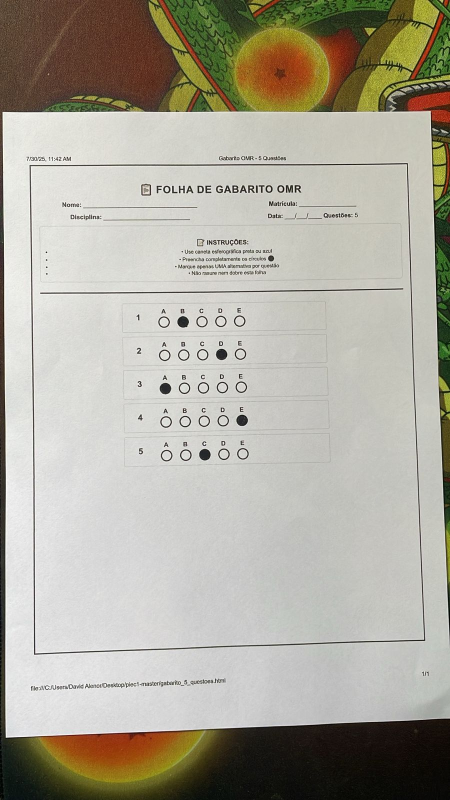
#> input picture gabaritos para teste/G5-P.jpg, 900 x 1600 px (shown at 1/2 size)
$ python test_grid_approach.py
#> lines starting #> are read from the running program, lines starting #| are printed output that depends on the picture; after the words box and inside, x2 and y2 are one past the last pixel; in counts of white or black regions, pixels touching at a corner belong together
"""
Script para processar a imagem G5-P.jpg usando abordagem de grade fixa
Pode ser mais eficaz para folhas OMR com formato padronizado
"""

import os
import cv2
import numpy as np
import sys
import json

# Adicionar o diretório do projeto ao path
sys.path.append(os.path.join(os.path.dirname(__file__), '..'))


def process_grid_approach(image_path):
    """
    Processa uma imagem OMR usando abordagem de grade fixa
    Esta abordagem funciona melhor quando o gabarito tem posições fixas
    """
    # Carregar e preprocessar a imagem
    image = cv2.imread(image_path)
#> image is the input picture: shape (1600, 900, 3); mean B, G, R 157.6, 170.2, 173.8
    if image is None:
        print(f"Não foi possível carregar a imagem: {image_path}")
        return []

    # Redimensionar para tamanho padrão
    image = cv2.resize(image, (800, 1100))
#> image: shape (1100, 800, 3)

    # Converter para escala de cinza
    gray = cv2.cvtColor(image, cv2.COLOR_BGR2GRAY)

    # Melhorar contraste
    clahe = cv2.createCLAHE(clipLimit=2.0, tileGridSize=(8, 8))
    enhanced = clahe.apply(gray)
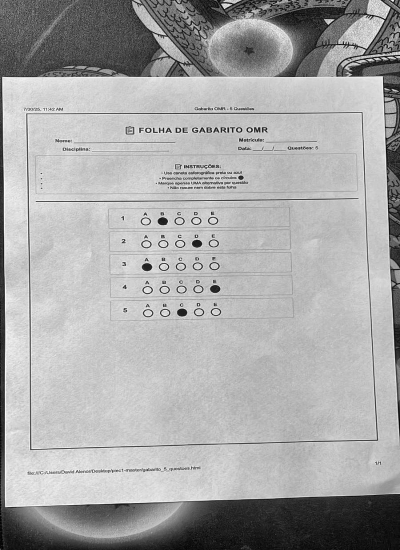
#> enhanced: shape (1100, 800) (shown at 1/2 size); min 1, max 254, mean 167.7

    # Aplicar filtro Gaussiano para reduzir ruído
    blurred = cv2.GaussianBlur(enhanced, (5, 5), 0)

    # Aplicar threshold adaptativo
    thresh = cv2.adaptiveThreshold(
        blurred, 255, cv2.ADAPTIVE_THRESH_GAUSSIAN_C,
        cv2.THRESH_BINARY_INV, 13, 3
    )
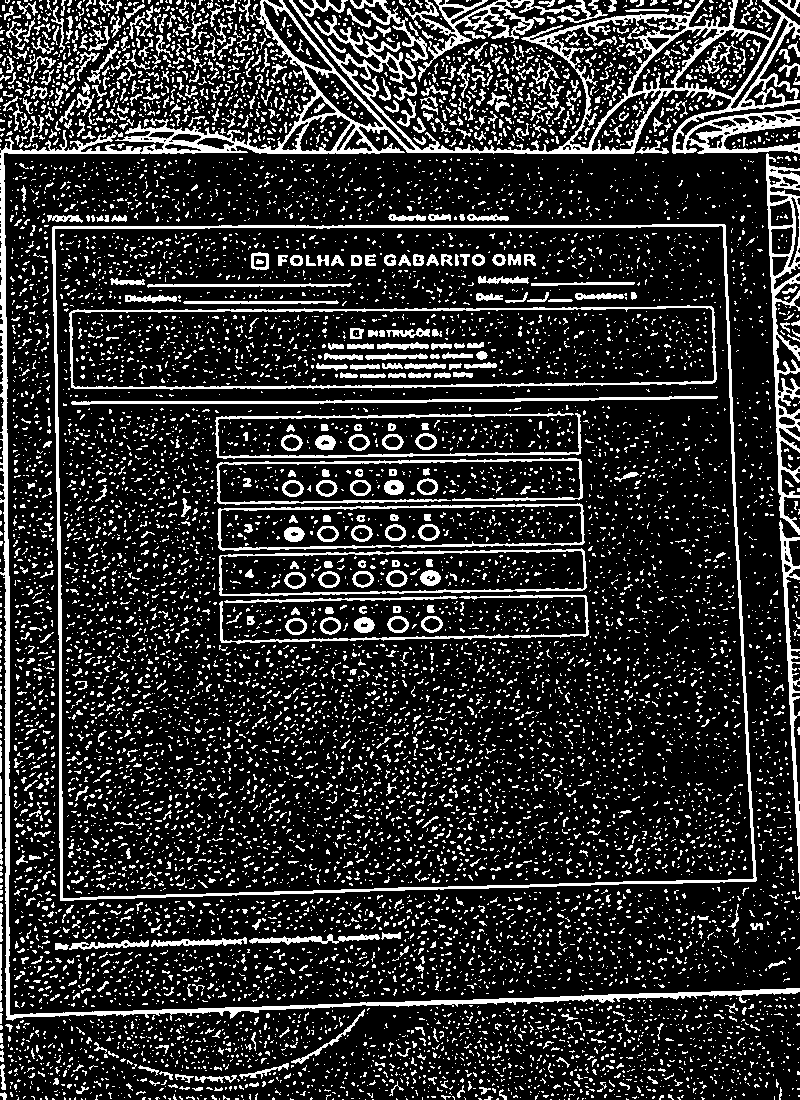
#> thresh: shape (1100, 800); 18% white; 10919 white regions (10047 under 20 px), largest, box (x1, y1, x2, y2) and area: (0, 0, 800, 1021) 25763, (52, 224, 757, 901) 8216, (766, 153, 800, 535) 3876

    # Definir regiões de interesse para cada questão (ajustar conforme a imagem)
    # Formato: [y_start, y_end, [x_positions para A, B, C, D, E]]
    # Estas coordenadas precisam ser ajustadas para corresponder ao layout do gabarito
    roi_regions = [
        # Questão 1
        [450, 500, [430, 480, 530, 580, 630]],
        # Questão 2
        [510, 560, [430, 480, 530, 580, 630]],
        # Questão 3
        [570, 620, [430, 480, 530, 580, 630]],
        # Questão 4
        [630, 680, [430, 480, 530, 580, 630]],
        # Questão 5
        [690, 740, [430, 480, 530, 580, 630]],
    ]

    # Criar diretório de debug
    debug_dir = os.path.join(os.path.dirname(__file__), '..', 'debug_omr')
    os.makedirs(debug_dir, exist_ok=True)

    # Salvar imagem threshold
    cv2.imwrite(os.path.join(debug_dir, "threshold_grid.jpg"), thresh)

    # Verificar cada região e detectar marcação
    detected_answers = []
    circle_radius = 20  # Ajustar conforme o tamanho das bolhas

    # Criar uma cópia da imagem para visualização
    debug_image = cv2.cvtColor(thresh.copy(), cv2.COLOR_GRAY2BGR)

    for q_idx, (y_start, y_end, x_positions) in enumerate(roi_regions):
        max_filled = 0
        answer_idx = -1

        for alt_idx, x_center in enumerate(x_positions):
            # Criar uma máscara circular
            y_center = (y_start + y_end) // 2
            mask = np.zeros(thresh.shape, dtype=np.uint8)
            cv2.circle(mask, (x_center, y_center), circle_radius, 255, -1)

            # Aplicar máscara e contar pixels preenchidos
            masked = cv2.bitwise_and(thresh, thresh, mask=mask)
            filled_pixels = cv2.countNonZero(masked)

            # Desenhar círculo na imagem de debug
            color = (0, 0, 255) if filled_pixels > max_filled else (0, 255, 0)
            cv2.circle(debug_image, (x_center, y_center), circle_radius, color, 2)
            cv2.putText(debug_image, f"{filled_pixels}", (x_center - 10, y_center - 25),
                        cv2.FONT_HERSHEY_SIMPLEX, 0.5, color, 1)

            print(f"Q{q_idx+1}, Alt {chr(65+alt_idx)}: {filled_pixels} pixels")

            # Atualizar se for a alternativa mais preenchida
            if filled_pixels > max_filled:
                max_filled = filled_pixels
                answer_idx = alt_idx

        # Adicionar resposta detectada
        if answer_idx != -1 and max_filled > 30:  # Ajustar este limite conforme necessário
            detected_answers.append(chr(65 + answer_idx))
        else:
            detected_answers.append('')
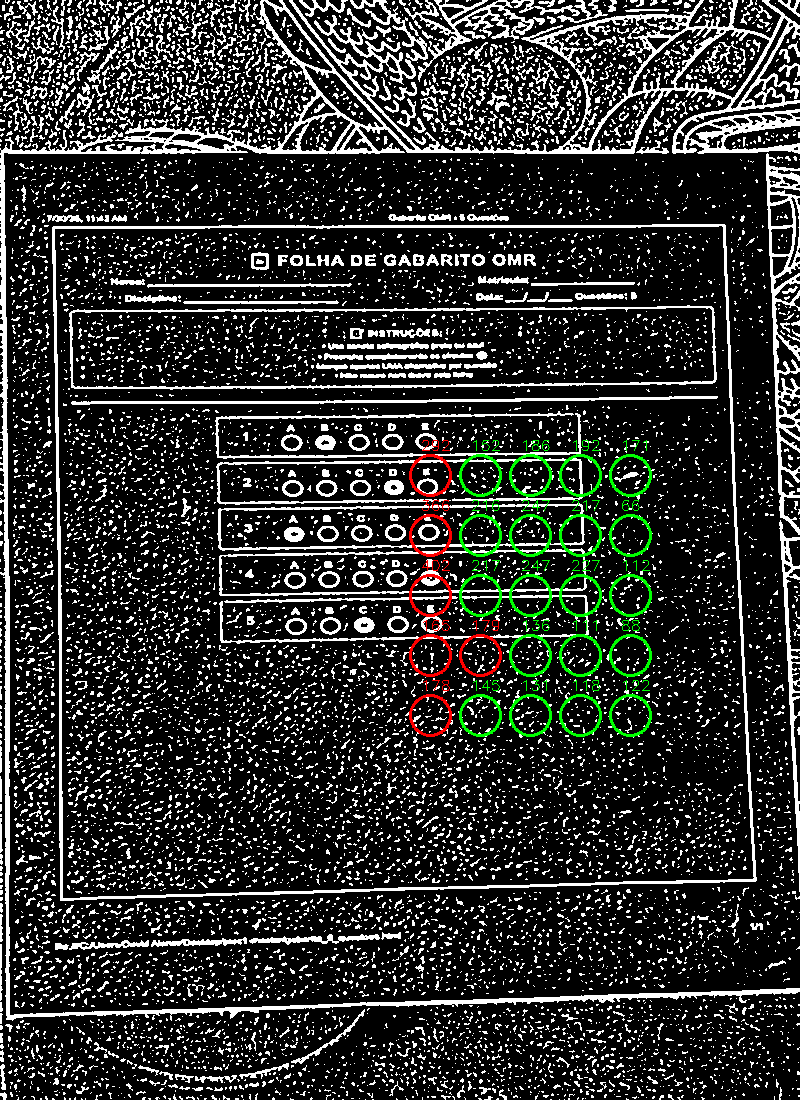
#> debug_image: shape (1100, 800, 3); mean B, G, R 45.4, 47.8, 46.2
#> mask: shape (1100, 800); 0.14% white; 1 white region, box (x1, y1, x2, y2) and area: (610, 695, 651, 736) 1257
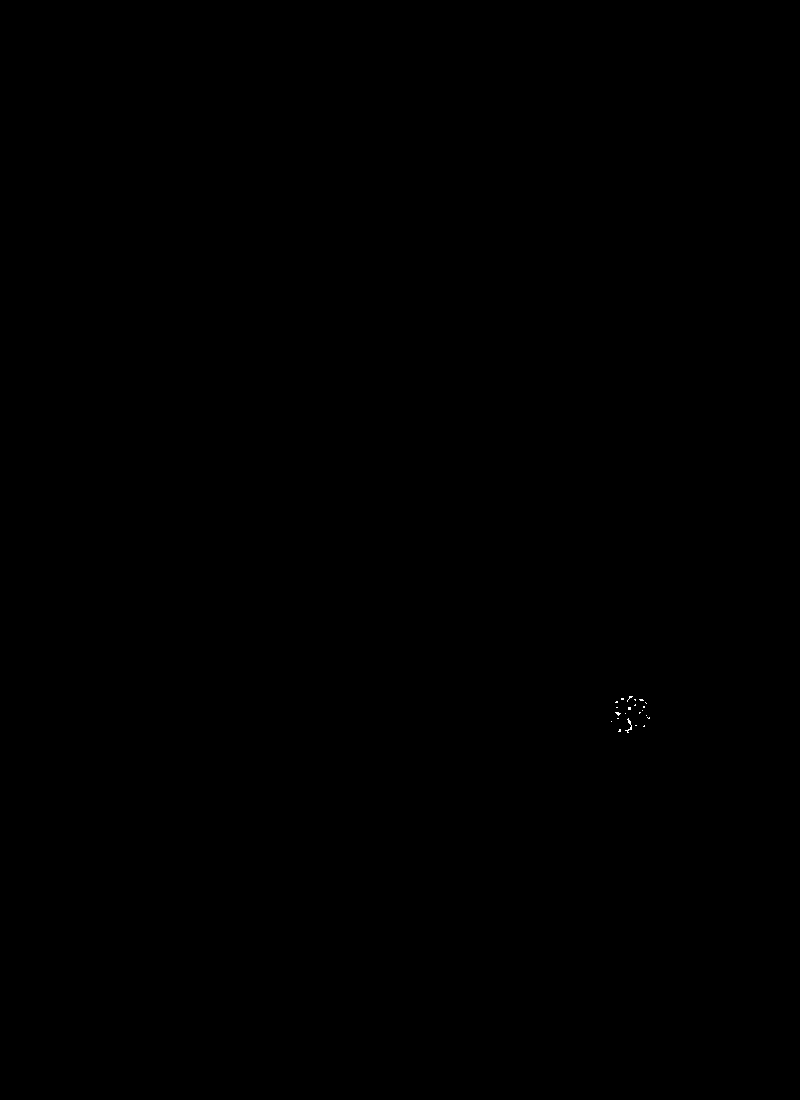
#> masked: shape (1100, 800); 0.01% white in thin lines or dots, all inside (x1, y1, x2, y2) = (611, 696, 650, 733)
#> after the loop, detected_answers = ['A', 'A', 'A', 'B', 'A']

    # Salvar imagem de debug
    cv2.imwrite(os.path.join(debug_dir, "debug_grid.jpg"), debug_image)

    return detected_answers


if __name__ == "__main__":
    print("=== Teste com Abordagem de Grade Fixa ===")

    # Verificar se foi passado caminho da imagem como argumento
    if len(sys.argv) > 1:
        image_path = sys.argv[1]
    else:
        # Usar um dos arquivos de teste disponíveis
        gabaritos_path = os.path.join(os.path.dirname(__file__), '..', 'gabaritos para teste')
        if os.path.exists(gabaritos_path):
            image_path = os.path.join(gabaritos_path, 'G5-P.jpg')  # Usar gabarito de 5 questões como padrão
        else:
            print("Caminho para imagem não fornecido e pasta de gabaritos não encontrada")
            sys.exit(1)

    print(f"Processando imagem: {image_path}")
    answers = process_grid_approach(image_path)
#> answers = ['A', 'A', 'A', 'B', 'A']
    print(f"Respostas detectadas: {answers}")
#| Respostas detectadas: ['A', 'A', 'A', 'B', 'A']
    print("=== Fim do teste ===")

$ run again, with gabaritos para teste/G10-P.jpg copied over gabaritos para teste/G5-P.jpg
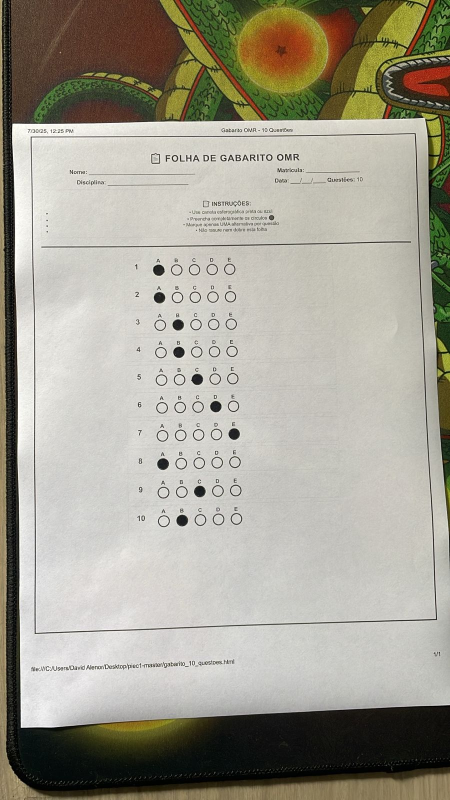
#> input picture gabaritos para teste/G10-P.jpg, 900 x 1600 px (shown at 1/2 size)
#> in process_grid_approach, image is the input picture: shape (1600, 900, 3); mean B, G, R 147.2, 160.4, 163.9
#> image: shape (1100, 800, 3)
#> in process_grid_approach, `thresh = cv2.adaptiveThreshold( blurred, 255, cv2.ADAPTIVE_THRESH_GAUS..`:
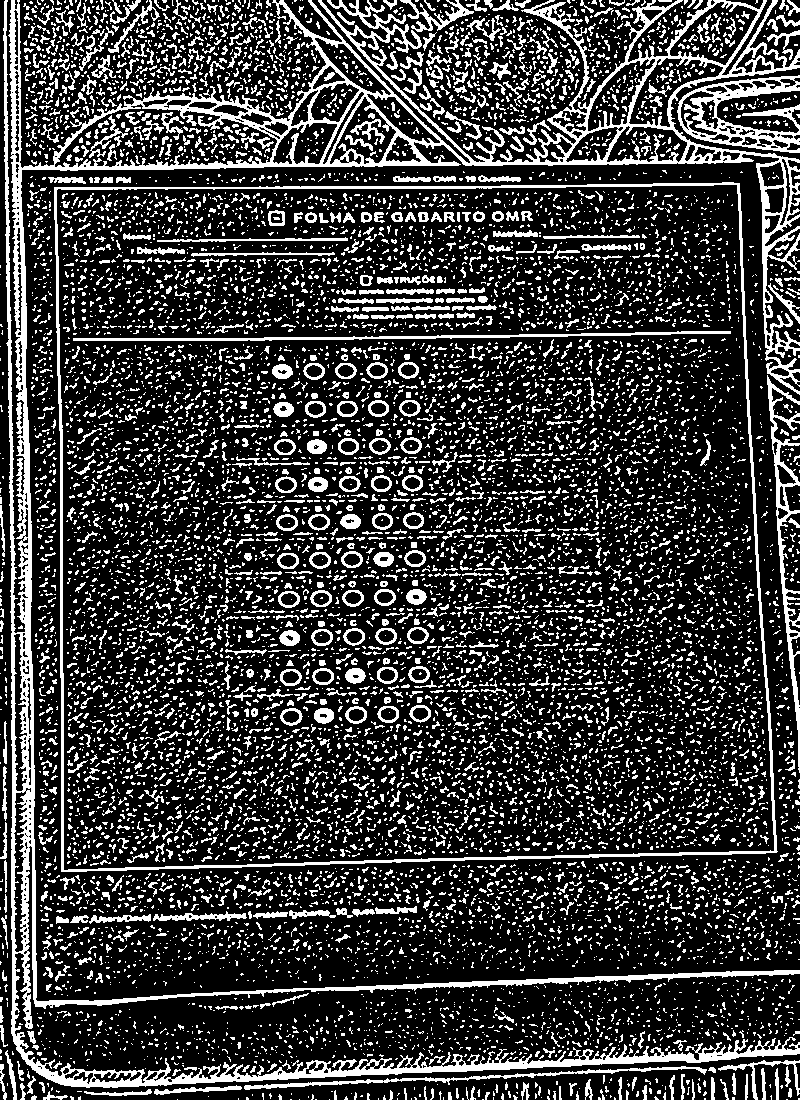
#> thresh: shape (1100, 800); 22.5% white; 11711 white regions (10137 under 20 px), largest, box (x1, y1, x2, y2) and area: (3, 0, 800, 1088) 47094, (54, 182, 778, 872) 8068, (677, 75, 800, 153) 3411
#> after the loop in process_grid_approach, `for q_idx, (y_start, y_end, x_positions) in enumerate(roi_regions):`:
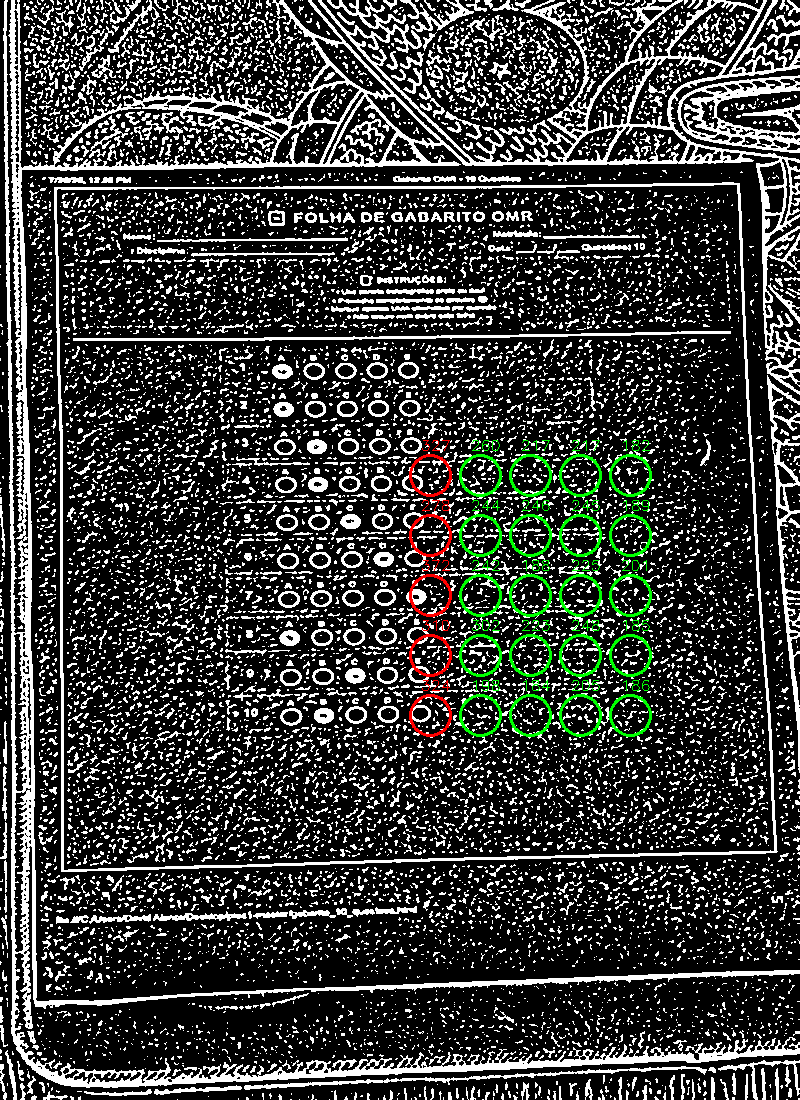
#> debug_image: shape (1100, 800, 3); mean B, G, R 56.8, 59.5, 57.5
#> after the loop in process_grid_approach, `for q_idx, (y_start, y_end, x_positions) in enumerate(roi_regions):`: detected_answers = ['A', 'A', 'A', 'A', 'A']
#| Respostas detectadas: ['A', 'A', 'A', 'A', 'A']
